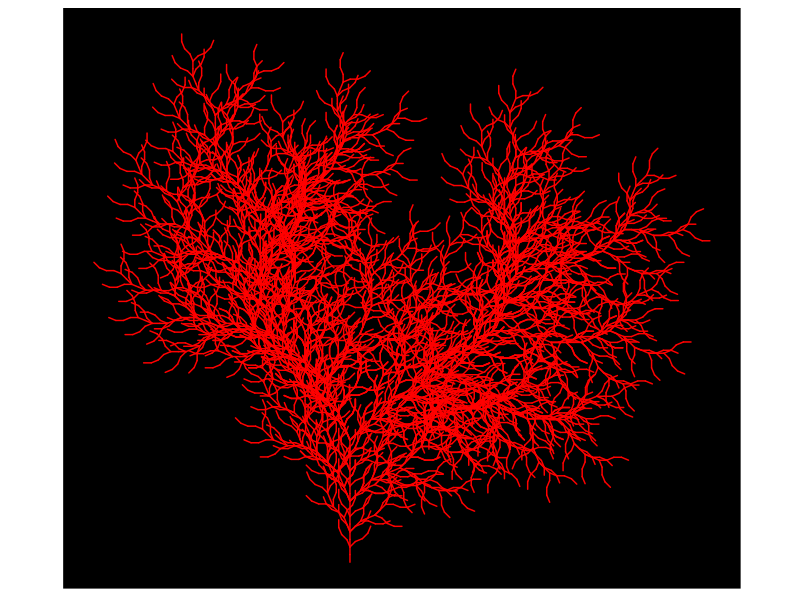
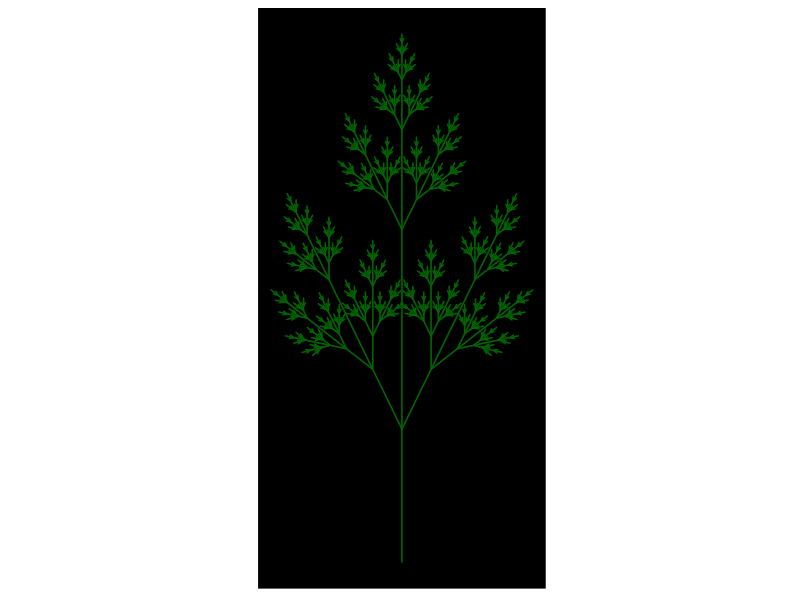
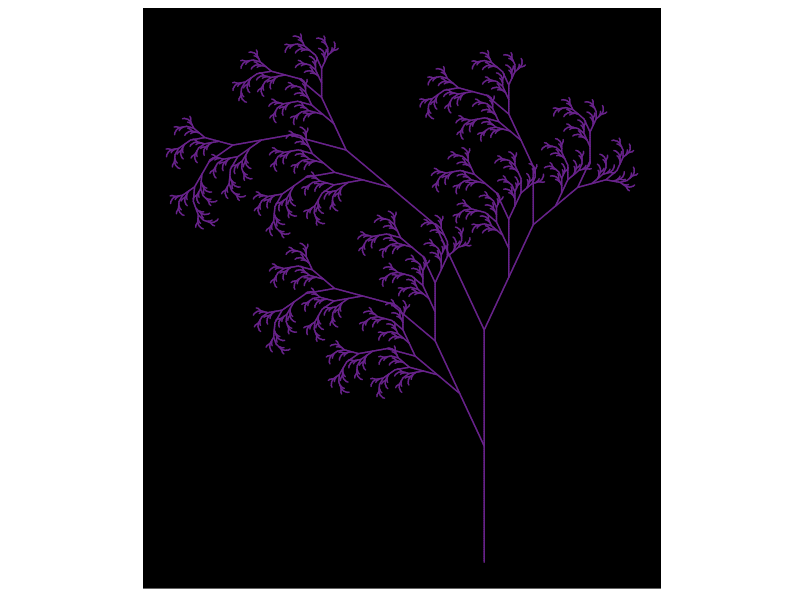
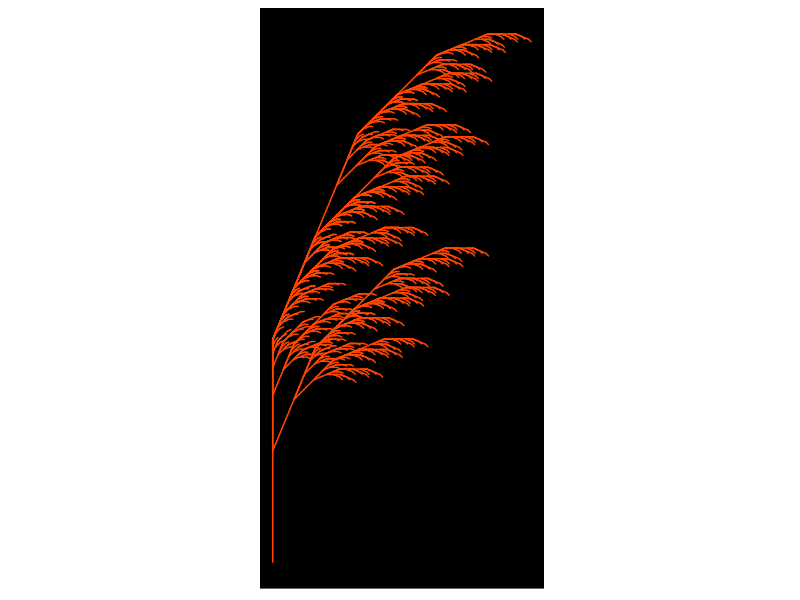
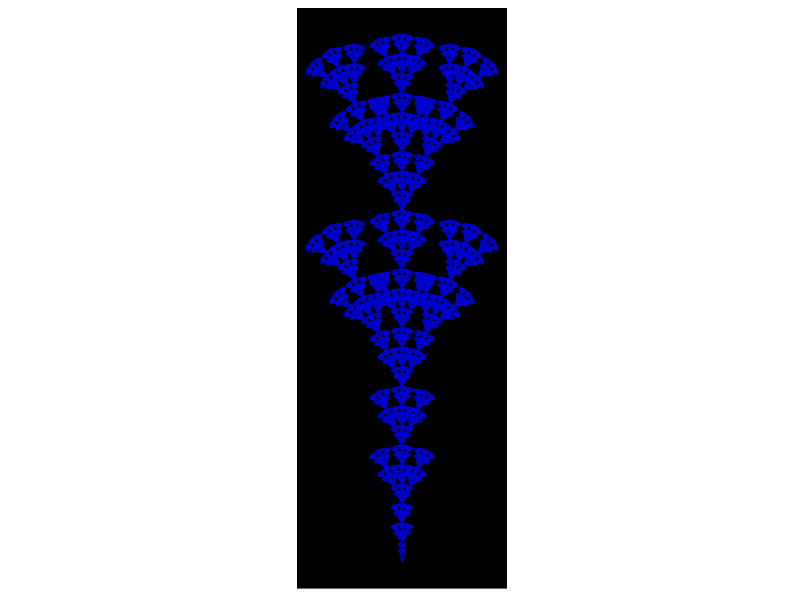

Generate these figures, in order, with R:
## ---- chunk 1
library(gsubfn)
library(stringr)
library(dplyr)
library(ggplot2)
## ---- chunk 2
axiom="F"
rules=list("F"="FF-[-F-F+F+F]+[+F+F-F-F]")
angle=22.5
depth=4
## ---- chunk 3
for (i in 1:depth) axiom=gsubfn(".", rules, axiom)
 
actions=str_extract_all(axiom, "\\d*\\+|\\d*\\-|F|L|R|\\[|\\]|\\|") %>% unlist
 
status=data.frame(x=numeric(0), y=numeric(0), alfa=numeric(0))
points=data.frame(x1 = 0, y1 = 0, x2 = NA, y2 = NA, alfa=90, depth=1)
 
 
for (action in actions) 
{
  if (action=="F")
  {
    x=points[1, "x1"]+cos(points[1, "alfa"]*(pi/180))
    y=points[1, "y1"]+sin(points[1, "alfa"]*(pi/180))
    points[1,"x2"]=x
    points[1,"y2"]=y
    data.frame(x1 = x, y1 = y, x2 = NA, y2 = NA, 
               alfa=points[1, "alfa"],
               depth=points[1,"depth"]) %>% rbind(points)->points
  }
  if (action %in% c("+", "-")){
    alfa=points[1, "alfa"]
    points[1, "alfa"]=eval(parse(text=paste0("alfa",action, angle)))
  }
  if(action=="["){ 
    data.frame(x=points[1, "x1"], y=points[1, "y1"], alfa=points[1, "alfa"]) %>% 
      rbind(status) -> status
    points[1, "depth"]=points[1, "depth"]+1
  }
   
  if(action=="]"){ 
    depth=points[1, "depth"]
    points[-1,]->points
    data.frame(x1=status[1, "x"], y1=status[1, "y"], x2=NA, y2=NA, 
               alfa=status[1, "alfa"],
               depth=depth-1) %>% 
      rbind(points) -> points
    status[-1,]->status
  }
}
 
ggplot() + 
  geom_segment(aes(x = x1, y = y1, xend = x2, yend = y2), 
               lineend = "round", 
               colour="red",
               data=na.omit(points)) + 
  coord_fixed(ratio = 1) +
  theme(legend.position="none",
        panel.background = element_rect(fill="black"),
        panel.grid=element_blank(),
        axis.ticks=element_blank(),
        axis.title=element_blank(),
        axis.text=element_blank())
## ---- chunk 4
axiom="X"
rules=list("X"="F[+X][-X]FX", "F"="FF")
angle=26
depth=7
## ---- chunk 5
for (i in 1:depth) axiom=gsubfn(".", rules, axiom)
 
actions=str_extract_all(axiom, "\\d*\\+|\\d*\\-|F|L|R|\\[|\\]|\\|") %>% unlist
 
status=data.frame(x=numeric(0), y=numeric(0), alfa=numeric(0))
points=data.frame(x1 = 0, y1 = 0, x2 = NA, y2 = NA, alfa=90, depth=1)
 
 
for (action in actions) 
{
  if (action=="F")
  {
    x=points[1, "x1"]+cos(points[1, "alfa"]*(pi/180))
    y=points[1, "y1"]+sin(points[1, "alfa"]*(pi/180))
    points[1,"x2"]=x
    points[1,"y2"]=y
    data.frame(x1 = x, y1 = y, x2 = NA, y2 = NA, 
               alfa=points[1, "alfa"],
               depth=points[1,"depth"]) %>% rbind(points)->points
  }
  if (action %in% c("+", "-")){
    alfa=points[1, "alfa"]
    points[1, "alfa"]=eval(parse(text=paste0("alfa",action, angle)))
  }
  if(action=="["){ 
    data.frame(x=points[1, "x1"], y=points[1, "y1"], alfa=points[1, "alfa"]) %>% 
      rbind(status) -> status
    points[1, "depth"]=points[1, "depth"]+1
  }
   
  if(action=="]"){ 
    depth=points[1, "depth"]
    points[-1,]->points
    data.frame(x1=status[1, "x"], y1=status[1, "y"], x2=NA, y2=NA, 
               alfa=status[1, "alfa"],
               depth=depth-1) %>% 
      rbind(points) -> points
    status[-1,]->status
  }
}
 
ggplot() + 
  geom_segment(aes(x = x1, y = y1, xend = x2, yend = y2), 
               lineend = "round", 
               colour="darkgreen",
               data=na.omit(points)) + 
  coord_fixed(ratio = 1) +
  theme(legend.position="none",
        panel.background = element_rect(fill="black"),
        panel.grid=element_blank(),
        axis.ticks=element_blank(),
        axis.title=element_blank(),
        axis.text=element_blank())
## ---- chunk 6
axiom="X"
rules=list("X"="F[+X]F[-X]+F+X", "F"="FF")
angle=25
depth=7
## ---- chunk 7
for (i in 1:depth) axiom=gsubfn(".", rules, axiom)
 
actions=str_extract_all(axiom, "\\d*\\+|\\d*\\-|F|L|R|\\[|\\]|\\|") %>% unlist
 
status=data.frame(x=numeric(0), y=numeric(0), alfa=numeric(0))
points=data.frame(x1 = 0, y1 = 0, x2 = NA, y2 = NA, alfa=90, depth=1)
 
 
for (action in actions) 
{
  if (action=="F")
  {
    x=points[1, "x1"]+cos(points[1, "alfa"]*(pi/180))
    y=points[1, "y1"]+sin(points[1, "alfa"]*(pi/180))
    points[1,"x2"]=x
    points[1,"y2"]=y
    data.frame(x1 = x, y1 = y, x2 = NA, y2 = NA, 
               alfa=points[1, "alfa"],
               depth=points[1,"depth"]) %>% rbind(points)->points
  }
  if (action %in% c("+", "-")){
    alfa=points[1, "alfa"]
    points[1, "alfa"]=eval(parse(text=paste0("alfa",action, angle)))
  }
  if(action=="["){ 
    data.frame(x=points[1, "x1"], y=points[1, "y1"], alfa=points[1, "alfa"]) %>% 
      rbind(status) -> status
    points[1, "depth"]=points[1, "depth"]+1
  }
   
  if(action=="]"){ 
    depth=points[1, "depth"]
    points[-1,]->points
    data.frame(x1=status[1, "x"], y1=status[1, "y"], x2=NA, y2=NA, 
               alfa=status[1, "alfa"],
               depth=depth-1) %>% 
      rbind(points) -> points
    status[-1,]->status
  }
}
 
ggplot() + 
  geom_segment(aes(x = x1, y = y1, xend = x2, yend = y2), 
               lineend = "round", 
               colour="darkorchid4",
               data=na.omit(points)) + 
  coord_fixed(ratio = 1) +
  theme(legend.position="none",
        panel.background = element_rect(fill="black"),
        panel.grid=element_blank(),
        axis.ticks=element_blank(),
        axis.title=element_blank(),
        axis.text=element_blank())
## ---- chunk 8
axiom="X"
rules=list("X"="F-[[X]+X]+F[-FX]-X", "F"="FF")
angle=22.5
depth=6

## ---- chunk 9
for (i in 1:depth) axiom=gsubfn(".", rules, axiom)
 
actions=str_extract_all(axiom, "\\d*\\+|\\d*\\-|F|L|R|\\[|\\]|\\|") %>% unlist
 
status=data.frame(x=numeric(0), y=numeric(0), alfa=numeric(0))
points=data.frame(x1 = 0, y1 = 0, x2 = NA, y2 = NA, alfa=90, depth=1)
 
 
for (action in actions) 
{
  if (action=="F")
  {
    x=points[1, "x1"]+cos(points[1, "alfa"]*(pi/180))
    y=points[1, "y1"]+sin(points[1, "alfa"]*(pi/180))
    points[1,"x2"]=x
    points[1,"y2"]=y
    data.frame(x1 = x, y1 = y, x2 = NA, y2 = NA, 
               alfa=points[1, "alfa"],
               depth=points[1,"depth"]) %>% rbind(points)->points
  }
  if (action %in% c("+", "-")){
    alfa=points[1, "alfa"]
    points[1, "alfa"]=eval(parse(text=paste0("alfa",action, angle)))
  }
  if(action=="["){ 
    data.frame(x=points[1, "x1"], y=points[1, "y1"], alfa=points[1, "alfa"]) %>% 
      rbind(status) -> status
    points[1, "depth"]=points[1, "depth"]+1
  }
   
  if(action=="]"){ 
    depth=points[1, "depth"]
    points[-1,]->points
    data.frame(x1=status[1, "x"], y1=status[1, "y"], x2=NA, y2=NA, 
               alfa=status[1, "alfa"],
               depth=depth-1) %>% 
      rbind(points) -> points
    status[-1,]->status
  }
}
 
ggplot() + 
  geom_segment(aes(x = x1, y = y1, xend = x2, yend = y2), 
               lineend = "round", 
               colour="orangered",
               data=na.omit(points)) + 
  coord_fixed(ratio = 1) +
  theme(legend.position="none",
        panel.background = element_rect(fill="black"),
        panel.grid=element_blank(),
        axis.ticks=element_blank(),
        axis.title=element_blank(),
        axis.text=element_blank())
## ---- chunk 10
axiom="F"
rules=list("F"="F[+F][-F]F[-F][+F]F")
angle=24
depth=5
## ---- chunk 11
for (i in 1:depth) axiom=gsubfn(".", rules, axiom)
 
actions=str_extract_all(axiom, "\\d*\\+|\\d*\\-|F|L|R|\\[|\\]|\\|") %>% unlist
 
status=data.frame(x=numeric(0), y=numeric(0), alfa=numeric(0))
points=data.frame(x1 = 0, y1 = 0, x2 = NA, y2 = NA, alfa=90, depth=1)
 
 
for (action in actions) 
{
  if (action=="F")
  {
    x=points[1, "x1"]+cos(points[1, "alfa"]*(pi/180))
    y=points[1, "y1"]+sin(points[1, "alfa"]*(pi/180))
    points[1,"x2"]=x
    points[1,"y2"]=y
    data.frame(x1 = x, y1 = y, x2 = NA, y2 = NA, 
               alfa=points[1, "alfa"],
               depth=points[1,"depth"]) %>% rbind(points)->points
  }
  if (action %in% c("+", "-")){
    alfa=points[1, "alfa"]
    points[1, "alfa"]=eval(parse(text=paste0("alfa",action, angle)))
  }
  if(action=="["){ 
    data.frame(x=points[1, "x1"], y=points[1, "y1"], alfa=points[1, "alfa"]) %>% 
      rbind(status) -> status
    points[1, "depth"]=points[1, "depth"]+1
  }
   
  if(action=="]"){ 
    depth=points[1, "depth"]
    points[-1,]->points
    data.frame(x1=status[1, "x"], y1=status[1, "y"], x2=NA, y2=NA, 
               alfa=status[1, "alfa"],
               depth=depth-1) %>% 
      rbind(points) -> points
    status[-1,]->status
  }
}
 
ggplot() + 
  geom_segment(aes(x = x1, y = y1, xend = x2, yend = y2), 
               lineend = "round", 
               colour="blue3",
               data=na.omit(points)) + 
  coord_fixed(ratio = 1) +
  theme(legend.position="none",
        panel.background = element_rect(fill="black"),
        panel.grid=element_blank(),
        axis.ticks=element_blank(),
        axis.title=element_blank(),
        axis.text=element_blank())
